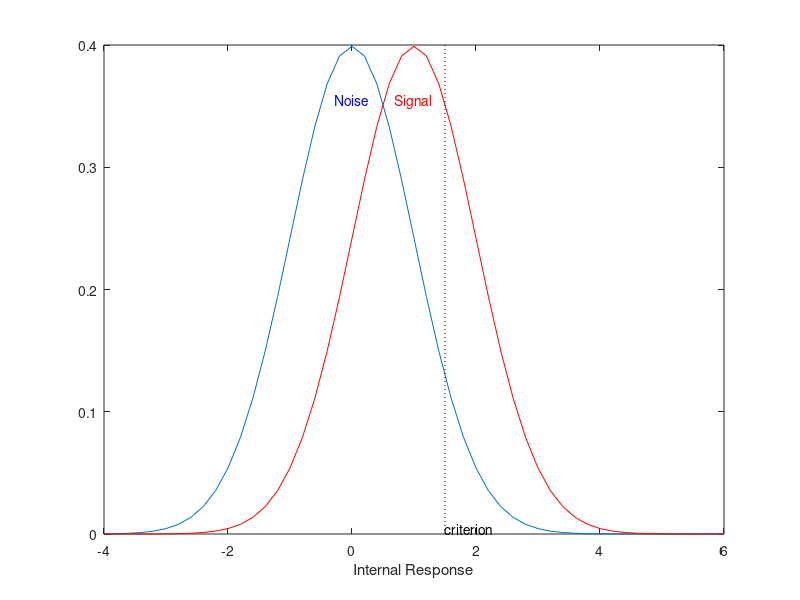
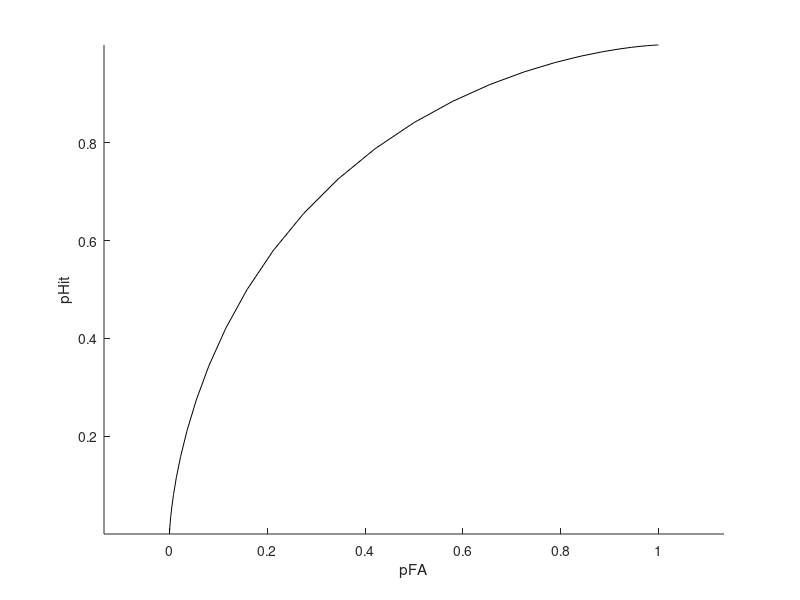

Here is the MATLAB script that generated these plots, in order:
p.noiseMean = 0;   
p.signalMean = 1;
p.sd = 1;
z = -4:.2:6;  %response-axis sampling points

noise.y  = normpdf(z,p.noiseMean,p.sd);
signal.y = normpdf(z,p.signalMean,p.sd);

figure(1)
clf
plot(z,noise.y);
hold on
plot(z,signal.y,'r-');

ylim = get(gca,'YLim');

text(p.noiseMean,ylim(2)*.9,'Noise','VerticalAlignment','top','HorizontalAlignment','center','Color','b');
text(p.signalMean,ylim(2)*.9,'Signal','VerticalAlignment','top','HorizontalAlignment','center','Color','r');
xlabel('Internal Response');
p.criterion = 1.5;
plot(p.criterion*[1,1],ylim,'k:');

hcrit = text(p.criterion,0,'criterion','VerticalAlignment','bottom','HorizontalAlignment','left');
pHit = 1-normcdf(p.criterion,p.signalMean,p.sd)
pFA =  1-normcdf(p.criterion,p.noiseMean,p.sd)
disp(' ');
disp('           |         Response     |')
disp('  Signal   |  "Yes"    |  "No"    |')
disp('  ---------------------------------')
fprintf('  Present  |   %3.1f%%   |   %3.1f   |\n',100*pHit,100*(1-pHit));
disp('  ---------+-----------+----------|');
fprintf('  Absent   |   %3.1f    |   %3.1f   |\n',100*pFA,100*(1-pFA));
disp('  ---------------------------------');
PC = (pHit + (1-pFA))/2;  %proportion correct
fprintf('  Percent Correct: %5.2f%%\n',100*PC);
dPrime = 0.5       %(p.signalMean-p.noiseMean)/p.sd; Given in this problem. 
fprintf(sprintf('  dPrime =    %5.2f\n',dPrime));

pHits = 1-normcdf(z,p.signalMean,p.sd);
pFAs  = 1-normcdf(z,p.noiseMean,p.sd);
figure(2)
clf
hold on
axis equal
axis tight
xlabel('pFA');
ylabel('pHit');
plot(pFAs,pHits,'k-');